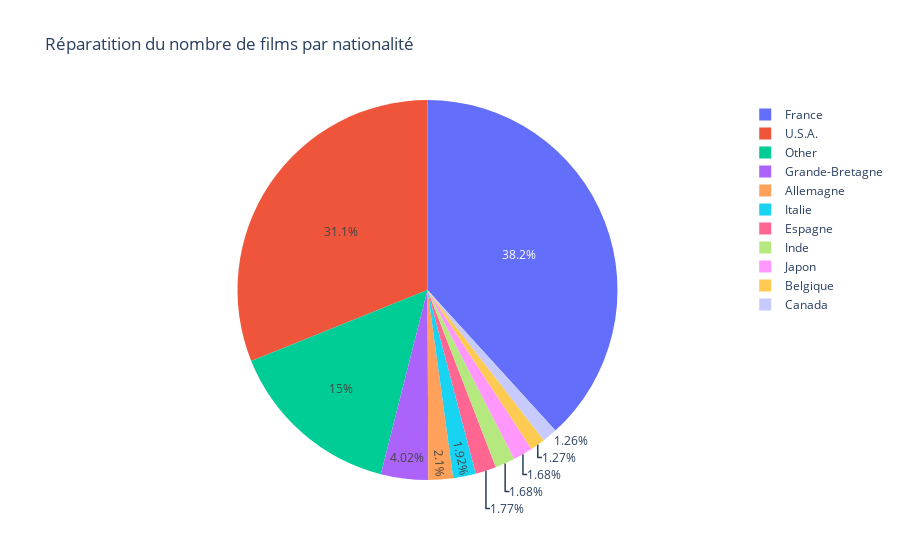

Notebook code cell kept with this figure:
### Markdown cell above
**repartition par nationalité**

### Code cell
import plotly.express as px


gg=df.pays.value_counts()
gg=gg.reset_index()
gg=gg.rename({"index":"pays","pays":"nb"},axis=1)
gg.loc[gg['nb'] <100, "pays"] = "Other"
hh=gg.groupby(['pays']).sum()
hh=hh.reset_index()


fig = px.pie(df, values=hh.nb, names=hh.pays,title='Réparatition du nombre de films par nationalité')
fig.show()

### Figure 1 — Plotly figure (JSON) as saved in the notebook; plotly's stock layout.template omitted (floating-point values rounded to 4 significant figures)
{"data": [{"domain": {"x": [0, 1], "y": [0, 1]}, "hovertemplate": "label=%{label}<br>value=%{value}<extra></extra>", "labels": ["Allemagne", "Belgique", "Canada", "Espagne", "France", "Grande-Bretagne", "Inde", "Italie", "Japon", "Other", "U.S.A."], "legendgroup": "", "name": "", "showlegend": true, "type": "pie", "values": [255, 155, 153, 215, 4650, 489, 204, 234, 204, 1819, 3779]}], "layout": {"legend": {"tracegroupgap": 0}, "title": {"text": "Réparatition du nombre de films par nationalité"}}}
